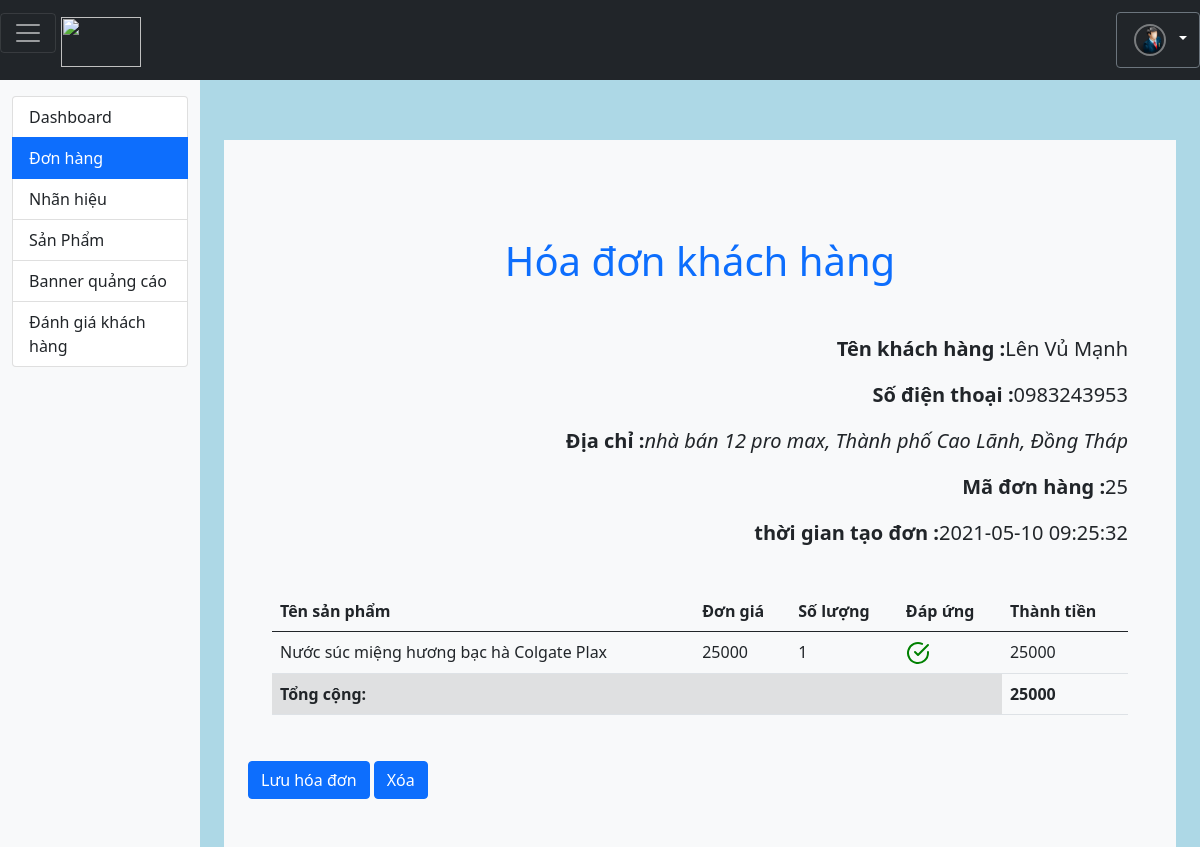
/admin/order/edit_add.php?id=25 (signed in), run on the app's committed database.
### tables this page shows
CREATE TABLE IF NOT EXISTS `address1` (
  `id` int(11) NOT NULL AUTO_INCREMENT,
  `idCus` int(11) NOT NULL,
  `province` varchar(100) NOT NULL,
  `district` varchar(100) NOT NULL,
  `street1` varchar(200) NOT NULL,
  `street2` varchar(200) NOT NULL,
  PRIMARY KEY (`id`),
  KEY `idCus1` (`idCus`)
);

CREATE TABLE IF NOT EXISTS `accountcus` (
  `ID` int(11) NOT NULL AUTO_INCREMENT,
  `usernameCus` char(50) NOT NULL,
  `password` varchar(255) NOT NULL,
  `email` varchar(255) DEFAULT NULL,
  `fullname` varchar(255) NOT NULL,
  `sex` tinyint(1) NOT NULL,
  `phonenumber` varchar(11) NOT NULL,
  `cart` longtext DEFAULT NULL,
  `created_at` datetime NOT NULL,
  `updated_at` datetime NOT NULL,
  PRIMARY KEY (`ID`)
);

CREATE TABLE IF NOT EXISTS `ordertable` (
  `ID` int(11) NOT NULL AUTO_INCREMENT,
  `IDcus` int(11) NOT NULL,
  `idAddress` int(11) NOT NULL,
  `created_at` datetime NOT NULL,
  `status` tinyint(1) NOT NULL,
  PRIMARY KEY (`ID`),
  KEY `fk_idCusOder` (`IDcus`),
  KEY `fk_address` (`idAddress`)
);

CREATE TABLE IF NOT EXISTS `orderdetail` (
  `Idodertable` int(11) NOT NULL,
  `idproduct` int(11) NOT NULL,
  `quality` int(11) NOT NULL,
  PRIMARY KEY (`Idodertable`,`idproduct`),
  KEY `fk_IdProduct` (`idproduct`)
);

CREATE TABLE IF NOT EXISTS `product` (
  `id` int(11) NOT NULL AUTO_INCREMENT,
  `brandid` int(11) NOT NULL,
  `name` varchar(50) NOT NULL,
  `des_product` longtext DEFAULT NULL,
  `price` float NOT NULL,
  `price_old` float NOT NULL,
  `image` varchar(500) DEFAULT NULL,
  `amount` int(11) NOT NULL,
  `created_at` datetime DEFAULT NULL,
  `updated_at` datetime DEFAULT NULL,
  PRIMARY KEY (`id`),
  KEY `fk_brandid` (`brandid`)
);

### admin/db/dbhelper.php (called while the page is built, shortened)
<?php
function executeResult($sql) {
	$con = mysqli_connect(HOST, USERNAME, PASSWORD, DATABASE);
	mysqli_set_charset($con,'UTF8');
	$result = mysqli_query($con, $sql);
	$data   = [];
	while ($row = mysqli_fetch_array($result, 1)) {
		$data[] = $row;
	}
	return $data;
}
function executeSingleResult($sql) {
	$con = mysqli_connect(HOST, USERNAME, PASSWORD, DATABASE);
	mysqli_set_charset($con,'UTF8');
	$result = mysqli_query($con, $sql);
	$row    = mysqli_fetch_array($result, 1);
	return $row;
}

### admin/order/edit_add.php (the view, shortened to what this page needs)
<?php
require_once('../db/dbhelper.php');
if(isset($_GET['id'])) $id=$_GET['id'];
else header('Location:index.php');
?>
<!DOCTYPE html>
<html>
  <head>
    <link href="https://cdn.jsdelivr.net/npm/bootstrap@5.0.0-beta3/dist/css/bootstrap.min.css" rel="stylesheet">
  </head>
  <body>
    <head>
      <nav class="navbar navbar-dark bg-dark">
          <a class="navbar-brand" href="#">
            <button class="navbar-toggler" type="button" data-bs-toggle="collapse" data-bs-target="#sideBar" aria-controls="sideBar" aria-expanded="false" aria-label="Toggle navigation">
              <span class="navbar-toggler-icon"></span>
            </button>
            <img src="../images/logo.png" alt="" width="80" height="50" class="d-inline-block align-text-top">
          </a>
          <ul class="nav justify-item-end">
            <div class="btn-group dropdown nav-item text-nowrap">
              <button type="button" class="btn btn-secondary dropdown-toggle bg-transparent" data-bs-toggle="dropdown" aria-expanded="false">
                <img src="../images/admin.png" alt="Avatar" class="circle d-inline">
              </button>
              </ul>
      </nav>
    </head>
    <div class="container-fluid">
      <div class="row">
        <nav id="sideBar" class="col-md-5 col-lg-2 bg-light sidebar d-md-block collapse show">
          <div class="position-sticky pt-3">
            <ul class="nav flex-column">
              <div class="list-group">
                <a href="../dashboard/" class="list-group-item list-group-item-action " aria-current="true">
                  Dashboard
                </a>
                <a href="../order/" class="list-group-item list-group-item-action active" aria-current="true">
                  Đơn hàng
                </a>
                <a href="../brand/" class="list-group-item list-group-item-action ">
                  Nhãn hiệu
                </a>
                <a href="../product/index.php" class="list-group-item list-group-item-action ">
                  Sản Phẩm
                </a>
                <a href="../banner/" class="list-group-item list-group-item-action">
                  Banner quảng cáo
                </a>
                <a href="../comment/" class="list-group-item list-group-item-action ">
                  Đánh giá khách hàng
                </a>
              </div>
            </ul>
          </div>
        </nav>
        <main class="col-md-9 ms-sm-auto col-lg-10 px-md-4 top-space">
        <div class="album py-5 bg-light">
          <div class="container">
            <div id="orderpage" class="container">
            <div class="text-primary text-center top-space" style="width: 100%;">
              <p class="fs-1">Hóa đơn khách hàng</p>
            </div>
<?php
$sql='select IDcus,ID,status,created_at from ordertable where ID='.$id;
$tmp=executeSingleResult($sql);
if(empty($tmp)) echo '<script> location.href = "index.php"; </script>';
else {
  $sql2="SELECT a.*, b.fullname, b.phonenumber\n"
  . "FROM address1 a, accountcus b\n"
  . "WHERE a.idCus=b.ID AND b.ID=".$tmp['IDcus'];
  $tmp2=executeSingleResult($sql2);
  if(empty($tmp2))  echo '<script> location.href = "index.php"; </script>';
  else {
          echo '<div class=" text-end top-space" >
          <p class="fs-5"><b>Tên khách hàng :</b>'.$tmp2['fullname'].' </p>
        </div>
        <div class=" text-end" >
          <p class="fs-5"><b>Số điện thoại :</b>'.$tmp2['phonenumber'].' </p>
        </div>
        <div class=" text-end" >
        <p class="fs-5"><b>Địa chỉ :</b><i>'.$tmp2['street1'].', '.$tmp2['district'].', '.$tmp2['province'].'</i></p>';
        echo '</div>
        <div class=" text-end" >
          <p class="fs-5"><b>Mã đơn hàng :</b>'.$tmp['ID'].' </p>
          <p class="fs-5"><b>thời gian tạo đơn :</b>'.$tmp['created_at'].' </p>
        </div>';
  }
}
?>
            <table class="table top-space">
                <thead>
                    <tr>
                        <th scope="col">Tên sản phẩm </th>
                        <th scope="col">Đơn giá</th>
                        <th scope="col">Số lượng</th>
                        <th scope="coll">Đáp ứng</th>
                        <th scope="coll">Thành tiền</th>
                    </tr>
                </thead>
                <tbody>
 <?php
 $sql = "SELECT b.name, b.price, a.quality, b.amount, ( b.price *a.quality ) total, a.Idodertable, a.idproduct\n"
 . "FROM orderdetail a, product b\n"
 . "WHERE a.Idodertable=\"".$id."\" AND a.idproduct=b.id";
 $list=executeResult($sql);
 $totalall=0;
 if(!empty($list)){
  foreach ($list as $item) {
    echo '  <tr>
    <td>'.$item['name'].'</td>
    <td>'.$item['price'].'</td>
    <td>'.$item['quality'].'</td>
';
    if($item['quality']<=$item['amount'] or $tmp['status']=1){
    echo '<td> <svg xmlns="http://www.w3.org/2000/svg" width="24" height="24" viewBox="0 0 24 24" fill="none" stroke="green" stroke-width="2" stroke-linecap="round" stroke-linejoin="round" class="feather feather-check-circle"><path d="M22 11.08V12a10 10 0 1 1-5.93-9.14"></path><polyline points="22 4 12 14.01 9 11.01"></polyline></svg></td>';
      $totalall=$totalall + $item['total'];
    echo '<td>'.$item['total'].'</td>';
      }
    }
 }
 ?>
                <tr>
                  <td colspan="4" class="table-active"><b>Tổng cộng:</b></td>
                  <td><b><?php echo $totalall;?></b></td>
                </tr>
                </tbody>
            </table>
            </div>
            <div class="d-grid gap-2 d-md-block top-space">
            <button class="btn btn-primary" type="button" id="saveorder">Lưu hóa đơn</button>
              <button class="btn btn-primary" type="button" onclick="deleteorder(<?=$id?>)">Xóa</button>
            </div>
            </div>
          </div>
        </div>
      </div>
  </body>
</html>

### admin/order/edit_add.php (style rules this page uses)
.circle { line-height: 0; display: inline-block; margin: 5px; border: 2px solid rgba(255,255,255,0.4); border-radius: 50%; transition: linear 0.25s; height: 32px; width: 32px; }
body { background-color: lightblue; }
.top-space { margin-top: 5% !important; }

### data on the page
address1: idCus.fullname "Lên Vủ Mạnh", idCus.phonenumber "0983243953", street1 "nhà bán 12 pro max", district "Thành phố Cao Lãnh", province "Đồng Tháp"
ordertable: ID "25", created_at "2021-05-10 09:25:32"
orderdetail: idproduct.name "Nước súc miệng hương bạc hà Colgate Plax", idproduct.price "25000", quality "1", total "25000"

### other printed values
$totalall "25000"
